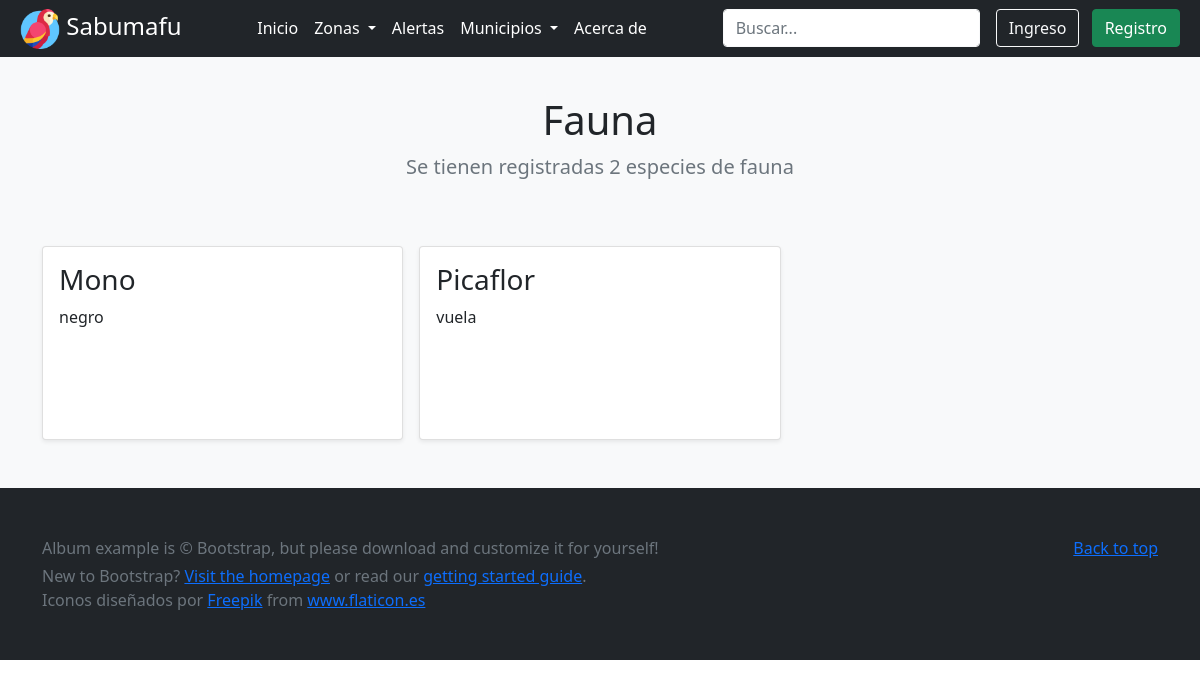
The page /fauna/ on the database as committed earlier.
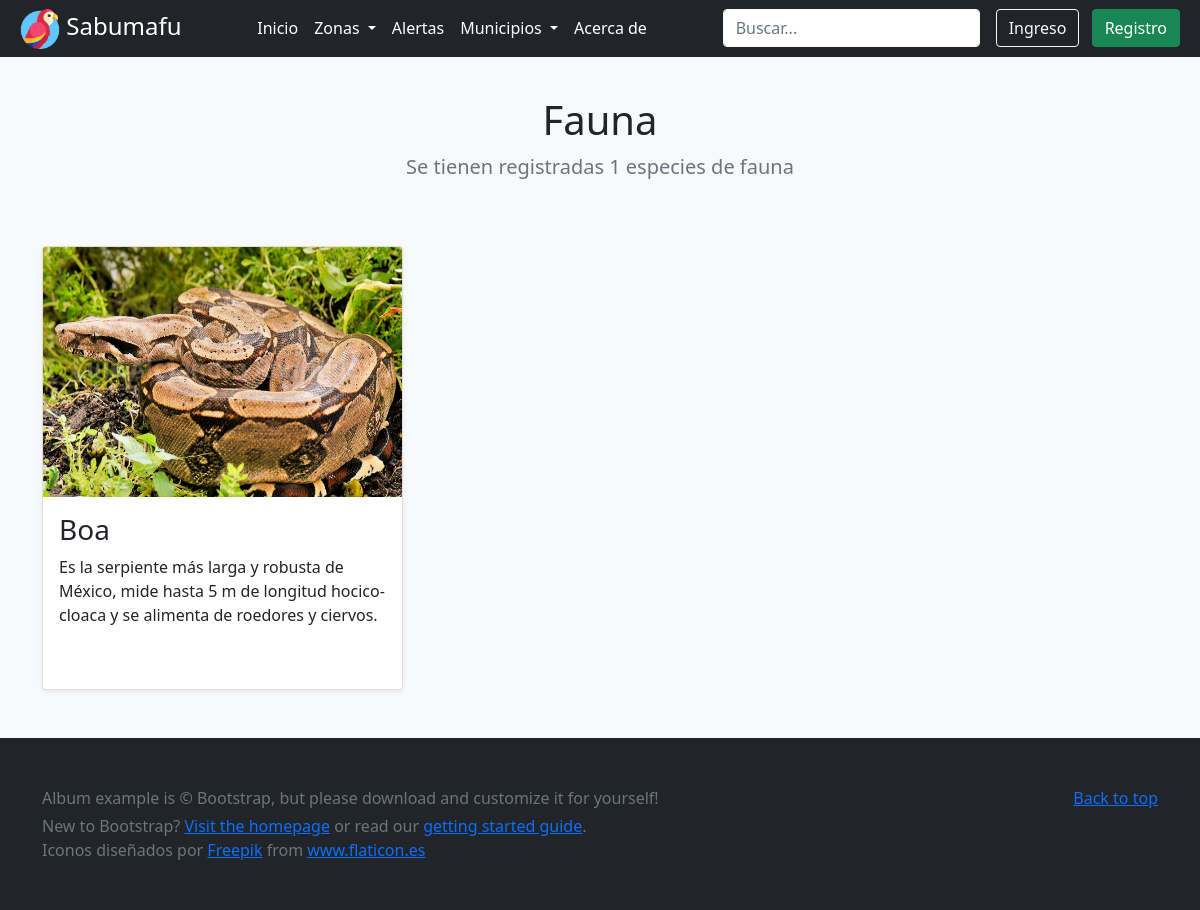
The same page on the database as committed later.
### zonas/models.py (models this page shows, shortened)
class Fauna(models.Model):
    nombre = models.CharField(max_length=45)
    especie = models.CharField(max_length=45)
    image = models.ImageField(upload_to=image_upload_handler, blank=True, null=True)
    descripcion = models.CharField(max_length=200)

### zonas/views.py (the view)
# urls.py: path('fauna/',todafauna,name="fauna_lista"),
def todafauna(request):
    lista = Fauna.objects.all()
    count = lista.count()
    data = {'title': 'Fauna', 'count': count, 'fauna': lista}
    return render(request, 'fauna/index.html', data)

### templates/fauna/index.html (shortened to what this page needs)
{% extends 'home.html' %}
{% load static %}
{% block contenido %}
<main class="bg-light">
    <section class="pt-5 text-center container">
        <div class="row">
            <div class="pt-5 col-lg-6 col-md-8 mx-auto">
                <h1 class="fw-light"><strong>Fauna</strong> </h1>
                <p class="lead text-muted">Se tienen registradas {{count}} especies de fauna</p>
            </div>
        </div>
    </section>
    <div class="album py-5 bg-light">
        <div class="container">
            <div class="row row-cols-1 row-cols-sm-2 row-cols-md-3 g-3">
                {% for row in fauna %}
                <div class="col">
                    <div class="card shadow-sm">
                        {% if row.image %}
                        <img class="card-img-top" src='{{row.image.url}}' alt="{{row.nombre}}" width='100%' height='250px'>
                        {% endif %}
                        <div class="card-body" style="height: 12rem;">
                            <h3 class="card-text">{{row.nombre}}</h3>
                            <p class="card-text acortar" id="descripcion">{{row.descripcion}}</p>
                        </div>
                    </div>
                </div>
                {% endfor %}
            </div>
        </div>
    </div>
</main>
{% endblock %}

Rows that differ between the two databases and show on the page:
removed Fauna: nombre "Mono", descripcion "negro"
removed Fauna: nombre "Picaflor", descripcion "vuela"
added Fauna: image (picture), nombre "Boa", descripcion "Es la serpiente más larga y robusta de México, mide hasta 5 m de longitud hocico-cloaca y se alimenta de roedores y ciervos."
Other text that changed with them:
{{ count }}: "2" → "1"
